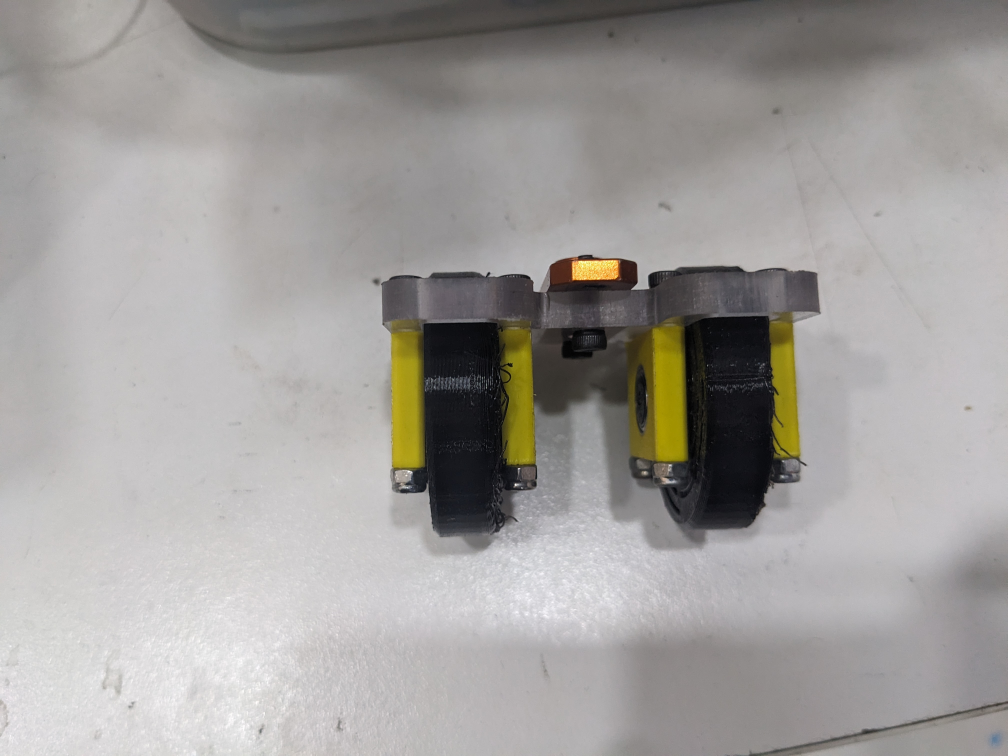
#> input picture Bot-Photos/steering-front.jpg, 4032 x 3024 px (shown at 1/4 size); its folder holds only this picture in this run
$ python -i vision_pipeline_2.py   (imports and definitions only)
#> lines starting #> are read from the running program, lines starting #| are printed output that depends on the picture; after the words box and inside, x2 and y2 are one past the last pixel; in counts of white or black regions, pixels touching at a corner belong together
#> further down, picture is the input picture: shape (3024, 4032, 3); mean B, G, R 155.1, 157.7, 160.5
"""
vision_pipeline.py
──────────────────
All OpenCV / colour-detection logic for WRO 2025 Obstacle Challenge.
Import into the main file; never run directly.

Usage:
    from vision_pipeline import VisionPipeline, FrameSmoother
"""

from __future__ import annotations

import os
import time
from collections import deque
from typing import Dict, List, Optional, Tuple

import cv2
import numpy as np

# ─────────────────────────────────────────────────────────────────────────────
# CONSTANTS  (same names as original globals — edit here only)
# ─────────────────────────────────────────────────────────────────────────────

USE_LAB = False

FRAME_WIDTH      = 640
FRAME_HEIGHT     = 360
FRAME_MIDPOINT_X = FRAME_WIDTH // 2
SMOOTH_N         = 2

HSV_RANGES = {
    'LOWER_RED_1':   np.array([  6,  97,  41]),  'UPPER_RED_1':   np.array([  4, 255, 168]),
    'LOWER_RED_2':   np.array([170,  97,  41]),  'UPPER_RED_2':   np.array([180, 255, 168]),
    'LOWER_GREEN':   np.array([ 41,  82,  10]),  'UPPER_GREEN':   np.array([ 96, 255, 227]),
    'LOWER_BLACK':   np.array([  0,   0,   0]),  'UPPER_BLACK':   np.array([179,  65,  97]),
    'LOWER_ORANGE':  np.array([  8,  84,  20]),  'UPPER_ORANGE':  np.array([ 16, 255, 255]),
    'LOWER_MAGENTA': np.array([128,  98,  35]),  'UPPER_MAGENTA': np.array([169, 237, 188]),
    'LOWER_BLUE':    np.array([ 88,  56,  58]),  'UPPER_BLUE':    np.array([130, 226, 185]),
}

LAB_RANGES = {
    'LOWER_RED_1':   np.array([  6,  97,  41]),  'UPPER_RED_1':   np.array([  4, 255, 168]),
    'LOWER_RED_2':   np.array([170,  97,  41]),  'UPPER_RED_2':   np.array([180, 255, 168]),
    'LOWER_GREEN':   np.array([ 41,  82,  10]),  'UPPER_GREEN':   np.array([ 96, 255, 227]),
    'LOWER_BLACK':   np.array([  0,   0,   0]),  'UPPER_BLACK':   np.array([179,  65,  97]),
    'LOWER_ORANGE':  np.array([  8,  84,  20]),  'UPPER_ORANGE':  np.array([ 16, 255, 255]),
    'LOWER_MAGENTA': np.array([128,  98,  35]),  'UPPER_MAGENTA': np.array([169, 237, 188]),
    'LOWER_BLUE':    np.array([ 88,  56,  58]),  'UPPER_BLUE':    np.array([130, 226, 185]),
}

ROI = {
    "wall_left":        ( 0, 160, 135, 150),
    "wall_right":       (505, 160, 135, 150),
    "wall_inner_left":  (0, 285, 120, 100),
    "wall_inner_right": (520, 285, 120, 100),
    "line":             (250, 320, 180,  40), #140
    "close_block":      (250, 220, 140,  40),#(250, 200, 140,  40),
    "main_blocks":      ( 0, 100, 640, 320),
    "close_black":      (250, 270, 140,  40),
}

MIN_AREA = {
    "wall":        300,
    "block":       1000,
    "close_block": 100,
    "magenta":     500,
    "line":        500,
}

COLORS = {
    "red":     (  0,   0, 255),
    "green":   (  0, 255,   0),
    "orange":  (  0, 165, 255),
    "blue":    (255,   0,   0),
    "black":   ( 255,  255,  255),
    "magenta": (255,   0, 255),
    "roi":     (0, 255,   255),
    "text":    (255, 255, 255),
}

_GLOBAL_Y_OFFSET = 100
_GLOBAL_Y_END    = FRAME_HEIGHT   # 360 for 640×360

_GLOBAL_X_OFFSET = 0
_GLOBAL_X_END    = FRAME_WIDTH   # 360 for 640×360

# ─────────────────────────────────────────────────────────────────────────────
# MORPHOLOGY KERNEL  (shared — matches hsv_calibrate_all.py exactly)
# ─────────────────────────────────────────────────────────────────────────────

_MORPH_KERNEL = cv2.getStructuringElement(cv2.MORPH_ELLIPSE, (5, 5))

# ─────────────────────────────────────────────────────────────────────────────
# FRAME SMOOTHER
# ─────────────────────────────────────────────────────────────────────────────

class FrameSmoother:
    """Majority-vote smoother over N frames per colour."""

    def __init__(self, n: int) -> None:
        self.n    = max(1, n)
        self._buf: Dict[str, deque] = {}

    # [5 lines left out: function update, not called in this run]


# ─────────────────────────────────────────────────────────────────────────────
# VISION PIPELINE CLASS
# ─────────────────────────────────────────────────────────────────────────────

class VisionPipeline:
    """
    Encapsulates detect(), annotate(), find_biggest(), find_all_above(),
    convert_frame(), red_mask(), and open_camera() — all formerly free
    functions inside Live_Feed.

    Usage inside Live_Feed:
        pipeline   = VisionPipeline(USE_LAB)
        detections = pipeline.detect(frame)
        annotated  = pipeline.annotate(frame, detections, USE_LAB, fps)
        cap        = pipeline.open_camera()
    """

    def __init__(self, use_lab: bool = USE_LAB) -> None:
        self.use_lab      = use_lab
        self.color_ranges = LAB_RANGES if use_lab else HSV_RANGES

        # Unpack to instance attrs — same names as the original module-level vars
        r = self.color_ranges
        self.LOWER_RED_1   = r['LOWER_RED_1'];   self.UPPER_RED_1   = r['UPPER_RED_1']
        self.LOWER_RED_2   = r['LOWER_RED_2'];   self.UPPER_RED_2   = r['UPPER_RED_2']
        self.LOWER_GREEN   = r['LOWER_GREEN'];   self.UPPER_GREEN   = r['UPPER_GREEN']
        self.LOWER_BLACK   = r['LOWER_BLACK'];   self.UPPER_BLACK   = r['UPPER_BLACK']
        self.LOWER_ORANGE  = r['LOWER_ORANGE'];  self.UPPER_ORANGE  = r['UPPER_ORANGE']
        self.LOWER_MAGENTA = r['LOWER_MAGENTA']; self.UPPER_MAGENTA = r['UPPER_MAGENTA']
        self.LOWER_BLUE    = r['LOWER_BLUE'];    self.UPPER_BLUE    = r['UPPER_BLUE']

    # ── colour-space helpers ──────────────────────────────────────────────────

    def convert_frame(self, frame: np.ndarray) -> np.ndarray:
        if self.use_lab:
            return cv2.cvtColor(frame, cv2.COLOR_BGR2Lab)
        return cv2.cvtColor(frame, cv2.COLOR_BGR2HSV)

    @staticmethod
    def _clean_mask(mask: np.ndarray) -> np.ndarray:
        """
        Apply the same open→close morphology used in hsv_calibrate_all.py
        so that detection matches exactly what the calibration preview shows.
            MORPH_OPEN  — removes small noise specks (erode then dilate)
            MORPH_CLOSE — fills small holes inside blobs (dilate then erode)
        """
        mask = cv2.morphologyEx(mask, cv2.MORPH_OPEN,  _MORPH_KERNEL, iterations=1)
        mask = cv2.morphologyEx(mask, cv2.MORPH_CLOSE, _MORPH_KERNEL, iterations=1)
        return mask

    def red_mask(self, converted_crop: np.ndarray) -> np.ndarray:
        m1 = cv2.inRange(converted_crop, self.LOWER_RED_1, self.UPPER_RED_1)
        if self.use_lab:
            return self._clean_mask(m1)
        m2 = cv2.inRange(converted_crop, self.LOWER_RED_2, self.UPPER_RED_2)
        return self._clean_mask(cv2.bitwise_or(m1, m2))

    # ── contour helpers ───────────────────────────────────────────────────────

    @staticmethod
    def find_biggest(mask: np.ndarray, min_area: int) -> Optional[Tuple]:
        """Return (contour, area, cx, cy) of the biggest contour above min_area, or None."""
        if cv2.countNonZero(mask) == 0:
            return None
        contours, _ = cv2.findContours(mask, cv2.RETR_EXTERNAL, cv2.CHAIN_APPROX_SIMPLE)
        if not contours:
            return None
        c    = max(contours, key=cv2.contourArea)
        area = cv2.contourArea(c)
        if area < min_area:
            return None
        M = cv2.moments(c)
        if M["m00"] == 0:
            return None
        cx = int(M["m10"] / M["m00"])
        cy = int(M["m01"] / M["m00"])
        return c, area, cx, cy

    @staticmethod
    def find_all_above(mask: np.ndarray, min_area: int) -> List[Tuple]:
        """Return list of (contour, area, cx, cy) for ALL contours above min_area."""
        results = []
        if cv2.countNonZero(mask) == 0:
            return results
        contours, _ = cv2.findContours(mask, cv2.RETR_EXTERNAL, cv2.CHAIN_APPROX_SIMPLE)
        for c in contours:
            area = cv2.contourArea(c)
            if area < min_area:
                continue
            M = cv2.moments(c)
            if M["m00"] == 0:
                continue
            cx = int(M["m10"] / M["m00"])
            cy = int(M["m01"] / M["m00"])
            results.append((c, area, cx, cy))
        return results

    # ── detect ────────────────────────────────────────────────────────────────

    def detect(self, frame: np.ndarray) -> Dict[str, List[Dict]]:
        """
        Run full detection pipeline on one (already resized) frame.
        Returns dict: color → list of dicts {contour, area, centroid, label, zone}
        """
        results = {k: [] for k in ("red", "green", "orange", "blue", "black", "magenta")}

        G_Y0, G_Y1 = _GLOBAL_Y_OFFSET, _GLOBAL_Y_END
        G_X0, G_X1 = _GLOBAL_X_OFFSET, _GLOBAL_X_END

        frame_slice = frame[G_Y0:G_Y1, :]
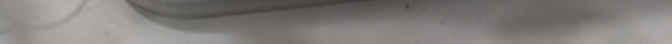
#> frame_slice: shape (260, 4032, 3) (shown at 1/6 size); mean B, G, R 122.5, 125.1, 128.5
        frame_slice = cv2.GaussianBlur(frame_slice, (3, 3), 0)
        conv        = self.convert_frame(frame_slice)

        def crop(roi_key: str):
            """Crop from the global slice. Returns (crop, offset_x, offset_y_global)."""
            rx, ry, rw, rh = ROI[roi_key]
            ry_slice = max(0, ry - G_Y0)
            return conv[ry_slice: ry_slice + rh, rx: rx + rw], rx, ry

        def push(color_name, mask, ox, oy, min_area, zone, label_prefix):
            found = self.find_biggest(mask, min_area)
            if found:
                c, area, cx, cy = found
                results[color_name].append({
                    "contour":  c + [ox, oy],
                    "area":     area,
                    "centroid": (cx + ox, cy + oy),
                    "label":    f"{label_prefix} {area:.0f}px",
                    "zone":     zone,
                })

        # ── 1. Main blocks (red, green, magenta) ──────────────────────────────
        main_crop, ox, oy = crop("main_blocks")
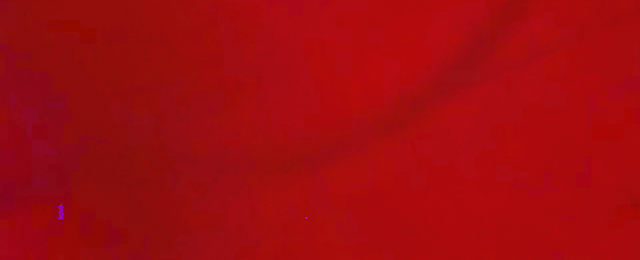
#> main_crop: shape (260, 640, 3); mean of channels 0, 1, 2 15.2, 11.5, 161.3; drawn as B, G, R
#> ox = 0; oy = 100
        # red_mask() applies _clean_mask internally
        mask_red_main   = self.red_mask(main_crop)
        mask_green_main = self._clean_mask(cv2.inRange(main_crop, self.LOWER_GREEN,   self.UPPER_GREEN))
        mask_mag_main   = self._clean_mask(cv2.inRange(main_crop, self.LOWER_MAGENTA, self.UPPER_MAGENTA))

        push("red",     mask_red_main,   ox, oy, MIN_AREA["block"],   "main",  "red block")
        push("green",   mask_green_main, ox, oy, MIN_AREA["block"],   "main",  "green block")
        push("magenta", mask_mag_main,   ox, oy, MIN_AREA["magenta"], "main",  "magenta")

        # ── 2. Close blocks (red, green, magenta) ─────────────────────────────
        close_crop, ox2, oy2 = crop("close_block")
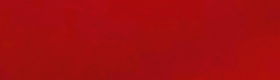
#> close_crop: shape (40, 140, 3) (shown 2 times larger); mean of channels 0, 1, 2 15.3, 13.2, 162.8; drawn as B, G, R
#> ox2 = 250; oy2 = 220
        # red_mask() applies _clean_mask internally
        mask_red_close   = self.red_mask(close_crop)
        mask_green_close = self._clean_mask(cv2.inRange(close_crop, self.LOWER_GREEN,   self.UPPER_GREEN))
        mask_mag_close   = self._clean_mask(cv2.inRange(close_crop, self.LOWER_MAGENTA, self.UPPER_MAGENTA))

        push("red",     mask_red_close,   ox2, oy2, MIN_AREA["close_block"], "close", "CLOSE red")
        push("green",   mask_green_close, ox2, oy2, MIN_AREA["close_block"], "close", "CLOSE green")
        push("magenta", mask_mag_close,   ox2, oy2, MIN_AREA["close_block"], "close", "CLOSE magenta")

        # ── 3. Floor lines (orange, blue) ─────────────────────────────────────
        line_crop, lox, loy = crop("line")
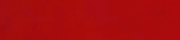
#> line_crop: shape (40, 180, 3); mean of channels 0, 1, 2 13.3, 11.8, 167.6; drawn as B, G, R
#> lox = 250; loy = 320
        mask_orange = cv2.inRange(line_crop, self.LOWER_ORANGE, self.UPPER_ORANGE)
#> mask_orange: shape (40, 180); every value is 0
        mask_blue   = cv2.inRange(line_crop, self.LOWER_BLUE,   self.UPPER_BLUE)

        push("orange", mask_orange, lox, loy, MIN_AREA["line"], "line", "orange line")
        push("blue",   mask_blue,   lox, loy, MIN_AREA["line"], "line", "blue line")

        # ── 4. Walls (black) ──────────────────────────────────────────────────
        # NOTE: _clean_mask is applied per zone_mask (not on the full-frame
        # mask_black_full) to avoid merging black regions across zone boundaries.
        mask_black_full = cv2.inRange(conv, self.LOWER_BLACK, self.UPPER_BLACK)
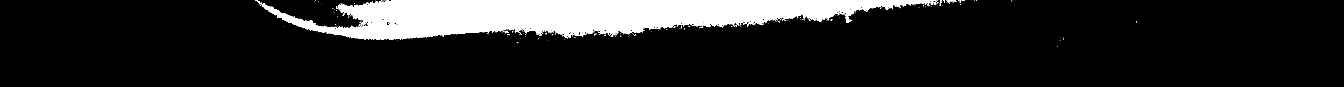
#> mask_black_full: shape (260, 4032) (shown at 1/3 size); 13.3% white; 250 white regions (240 under 20 px), largest, box (x1, y1, x2, y2) and area: (766, 0, 2806, 120) 138377, (2840, 0, 2855, 8) 63, (1084, 65, 1099, 74) 62

        mx, my, mw, mh = ROI["main_blocks"]
        mys = max(0, my - G_Y0)
        combined_rg = np.zeros_like(mask_black_full)
        combined_rg[mys: mys + mh, mx: mx + mw] = cv2.bitwise_or(mask_red_main, mask_green_main)
#> combined_rg: shape (260, 4032); every value is 0
        pure_black = cv2.bitwise_and(mask_black_full, cv2.bitwise_not(combined_rg))

        for zone_name in ("wall_left", "wall_right", "wall_inner_left", "wall_inner_right"):
            wx, wy, ww, wh = ROI[zone_name]
            wys = max(0, wy - G_Y0)
            sub_mask = np.zeros_like(pure_black)
            cv2.rectangle(sub_mask, (wx, wys), (wx + ww, wys + wh), 255, -1)
            zone_mask = cv2.bitwise_and(pure_black, sub_mask)
            zone_mask = self._clean_mask(zone_mask)   # ← morph applied per-zone
            for c, area, wcx, wcy in self.find_all_above(zone_mask, MIN_AREA["wall"]):
                results["black"].append({
                    "contour":  c + [0, G_Y0],
                    "area":     area,
                    "centroid": (wcx, wcy + G_Y0),
                    "label":    f"{zone_name} {area:.0f}px",
                    "zone":     zone_name,
                })
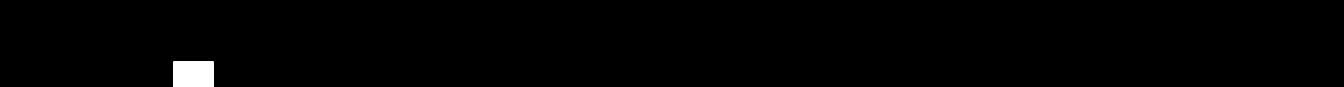
#> sub_mask: shape (260, 4032) (shown at 1/3 size); 0.87% white; 1 white region, box (x1, y1, x2, y2) and area: (520, 185, 641, 260) 9075

        # ── 5. Close black (wall dead ahead) ──────────────────────────────────
        cbx, cby, cbw, cbh = ROI["close_black"]
        cbys = max(0, cby - G_Y0)
        close_black_roi_mask = np.zeros_like(pure_black)
        cv2.rectangle(close_black_roi_mask, (cbx, cbys), (cbx + cbw, cbys + cbh), 255, -1)
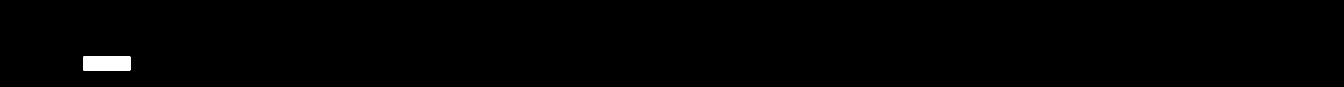
#> close_black_roi_mask: shape (260, 4032) (shown at 1/3 size); 0.55% white; 1 white region, box (x1, y1, x2, y2) and area: (250, 170, 391, 211) 5781
        final_close_black = cv2.bitwise_and(pure_black, close_black_roi_mask)
        final_close_black = self._clean_mask(final_close_black)   # ← morph applied per-zone

        for c, area, cbcx, cbcy in self.find_all_above(final_close_black, MIN_AREA["wall"]):
            results["black"].append({
                "contour":  c + [0, G_Y0],
                "area":     area,
                "centroid": (cbcx, cbcy + G_Y0),
                "label":    f"close wall {area:.0f}px",
                "zone":     "close_black",
            })
#> this loop made 0 passes

        # ── 6. Red centroid edge filter ────────────────────────────────────────
        if results["red"]:
            filtered_red_centr = []
            for rd in results["red"]:
                rcx, rcy = rd["centroid"]
                too_close_centr = False  # rcx < 10
                if not too_close_centr:
                    filtered_red_centr.append(rd)
            results["red"] = filtered_red_centr

        # ── 7. Proximity check — discard red if magenta detected nearby ────────
        '''if results["red"] and results["magenta"]:
            filtered_red = []
            for rd in results["red"]:
                rcx, rcy = rd["centroid"]
                too_close = any(
                    abs(rcx - md["centroid"][0]) < 200 and abs(rcy - md["centroid"][1]) < 130 and md["centroid"][0] < 320
                    for md in results["magenta"]
                )
                if not too_close:
                    filtered_red.append(rd)
            results["red"] = filtered_red'''

        return results

    # ── annotate ──────────────────────────────────────────────────────────────

    # [106 lines left out: functions annotate, open_camera, not called in this run]

>>> import cv2
>>> picture = cv2.imread('../Bot-Photos/steering-front.jpg')
>>> result = VisionPipeline().detect(picture)
#> result = {'red': [], 'green': [], 'orange': [], 'blue': [], 'black': [], 'magenta': []}

$ run again, on Bot-Photos/steering-side.jpg
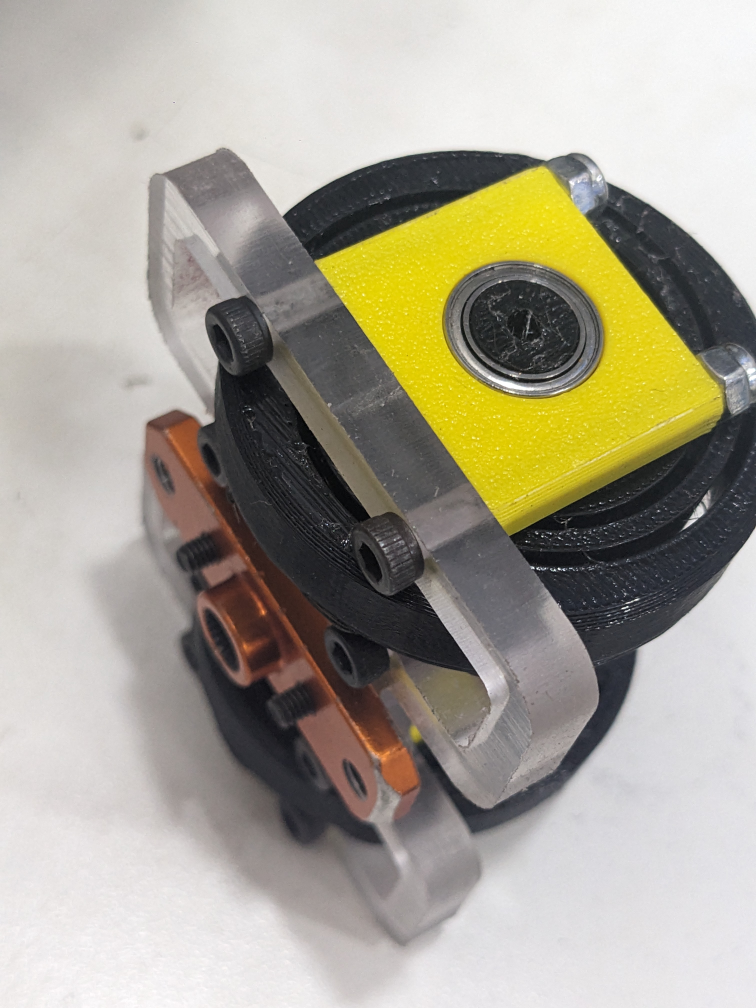
#> input picture Bot-Photos/steering-side.jpg, 3024 x 4032 px (shown at 1/4 size)
#> picture is the input picture: shape (4032, 3024, 3); mean B, G, R 148.2, 163.9, 168.9
#> in detect, `main_crop, ox, oy = crop("main_blocks")`:
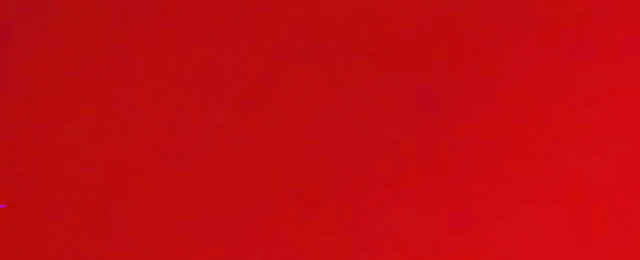
#> main_crop: shape (260, 640, 3); mean of channels 0, 1, 2 16.4, 11.2, 193; drawn as B, G, R
#> ox = 0; oy = 100
#> m1: shape (260, 640); every value is 0
#> ox2 = 250; oy2 = 220
#> m1: shape (40, 140); every value is 0
#> lox = 250; loy = 320
#> mask_orange: shape (40, 180); every value is 0
#> mask_black_full: shape (260, 3024); every value is 0
#> in detect, `cv2.rectangle(close_black_roi_mask, (cbx, cbys), (cbx + cbw, cbys + cb..`:
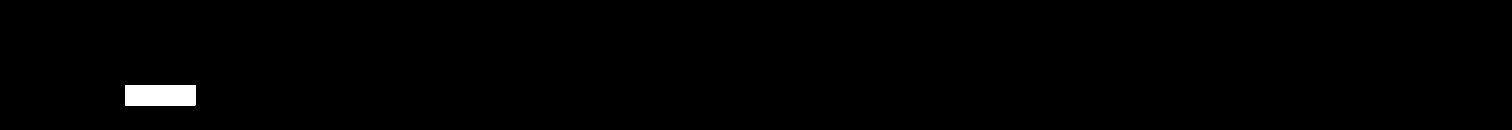
#> close_black_roi_mask: shape (260, 3024) (shown at 1/2 size); 0.74% white; 1 white region, box (x1, y1, x2, y2) and area: (250, 170, 391, 211) 5781
#> result = {'red': [], 'green': [], 'orange': [], 'blue': [], 'black': [], 'magenta': []}
